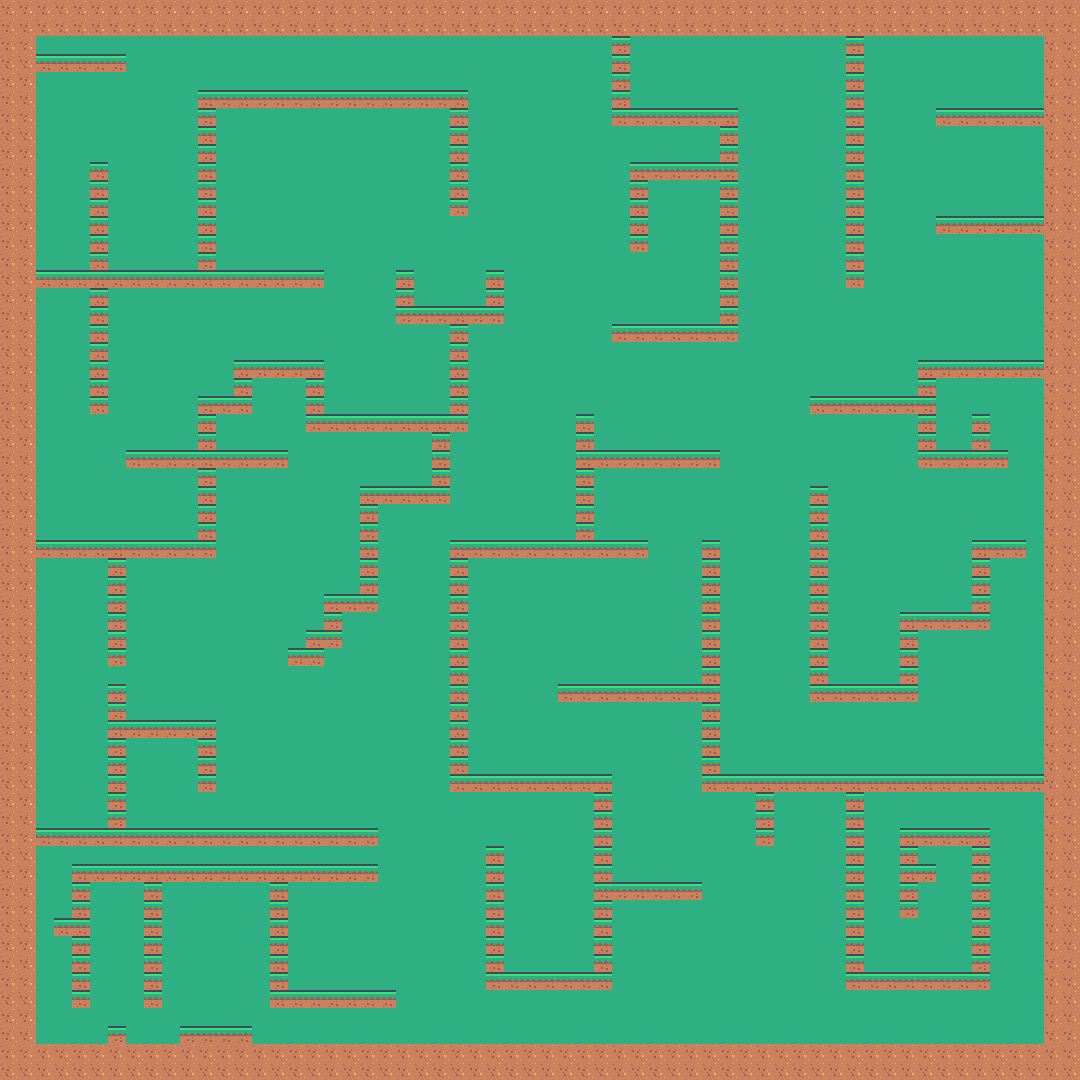

The image is a tile-based game level rendered from a .tmx file. Its description and source (layers, tilesets, objects; grid data summarised) follow:
An orthogonal 60x60 tile map with 18x18 px tiles, 2 tile layers (Floor, Walls), 16 hidden layers not drawn, 2 tilesets.

<map version="1.10" tiledversion="1.10.2" orientation="orthogonal" renderorder="right-down" width="60" height="60" tilewidth="18" tileheight="18" infinite="0" nextlayerid="22" nextobjectid="1">
 <tileset firstgid="1" source="Base elements.tsx" />
 <tileset firstgid="181" source="Various elements.tsx" />
 <layer id="1" name="Floor" width="60" height="60">
  <data>[3600 cells, 3600 non-empty, 1 distinct tile ids]</data>
 </layer>
 <layer id="2" name="Walls" width="60" height="60">
  <data>[3600 cells, 972 non-empty, 2 distinct tile ids]</data>
 </layer>
 <layer id="3" name="Stars" width="60" height="60" visible="0">
  <data>[3600 cells, 7 non-empty, 2 distinct tile ids]</data>
 </layer>
 <layer id="5" name="Items" width="60" height="60" visible="0">
  <data>[3600 cells, 12 non-empty, 1 distinct tile ids]</data>
 </layer>
 <layer id="21" name="Food" width="60" height="60" visible="0">
  <data>[3600 cells, 13 non-empty, 1 distinct tile ids]</data>
 </layer>
 <layer id="4" name="Coins" width="60" height="60" visible="0">
  <data>[3600 cells, 149 non-empty, 1 distinct tile ids]</data>
 </layer>
 <layer id="7" name="Decorations" width="60" height="60" visible="0">
  <data>[3600 cells, 43 non-empty, 6 distinct tile ids]</data>
 </layer>
 <layer id="8" name="Respawn_Tile" width="60" height="60" visible="0">
  <data>[3600 cells, 6 non-empty, 2 distinct tile ids]</data>
 </layer>
 <layer id="9" name="Speed_Orb" width="60" height="60" visible="0">
  <data>[3600 cells, 10 non-empty, 1 distinct tile ids]</data>
 </layer>
 <layer id="10" name="Slow_Orb" width="60" height="60" visible="0">
  <data>[3600 cells, 12 non-empty, 1 distinct tile ids]</data>
 </layer>
 <layer id="12" name="Enemy_stationary" width="60" height="60" visible="0">
  <data>[3600 cells, 87 non-empty, 1 distinct tile ids]</data>
 </layer>
 <layer id="13" name="Enemy_movement" width="60" height="60" visible="0">
  <data>[3600 cells, 17 non-empty, 1 distinct tile ids]</data>
 </layer>
 <layer id="14" name="Enemy_proj_down" width="60" height="60" visible="0">
  <data>[3600 cells, 7 non-empty, 1 distinct tile ids]</data>
 </layer>
 <layer id="15" name="Enemy_proj_right" width="60" height="60" visible="0">
  <data>[3600 cells, 6 non-empty, 1 distinct tile ids]</data>
 </layer>
 <layer id="16" name="Enemy_proj_left" width="60" height="60" visible="0">
  <data>[3600 cells, 6 non-empty, 1 distinct tile ids]</data>
 </layer>
 <layer id="17" name="Enemy_proj_up" width="60" height="60" visible="0">
  <data>[3600 cells, 5 non-empty, 1 distinct tile ids]</data>
 </layer>
 <layer id="18" name="Enemy_m_ver" width="60" height="60" visible="0">
  <data>[3600 cells, 4 non-empty, 1 distinct tile ids]</data>
 </layer>
 <layer id="20" name="Enemy_m_hori" width="60" height="60" visible="0">
  <data>[3600 cells, 3 non-empty, 1 distinct tile ids]</data>
 </layer>
</map>
